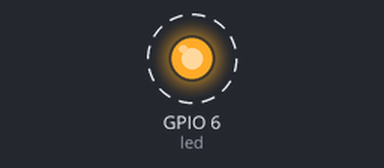
A program run on a simulated Raspberry Pi (BCM pin numbers). Shown: output pins drawn as LEDs (lit = HIGH). Dashed ring = blinking. What the program prints to the terminal is not drawn. At 5.0 s the program stops and its outputs stay as they are.

Above: at 0.5 s.
Timing chart, 0 to 4.6 s (numbered marks = the images above):
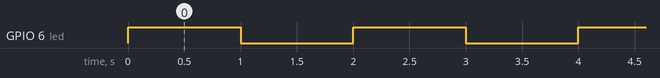

Measured:
- by itself, GPIO 6 (led): alternates HIGH for 1.0 s and LOW for 1.0 s

The program:

8-1-adv.py
```python
import time
import RPi.GPIO as GPIO

try:
	def led_on_off(pin, value):
		GPIO.output(pin, value)

	GPIO.setmode(GPIO.BCM)
	GPIO.setwarnings(False)

	led=6
	GPIO.setup(led, GPIO.OUT)

	on_off = 1
	print("LED를 지켜보세요.")

	for i in range(5):
		led_on_off(led, on_off)
		time.sleep(1)
		print(i, end=" ", flush=True)
		on_off = 0 if on_off == 1 else 1

except KeyboardInterrupt:
	print("Ctrl + c 종료")
finally:
	print("cleanup()")
	GPIO.cleanup()
```
